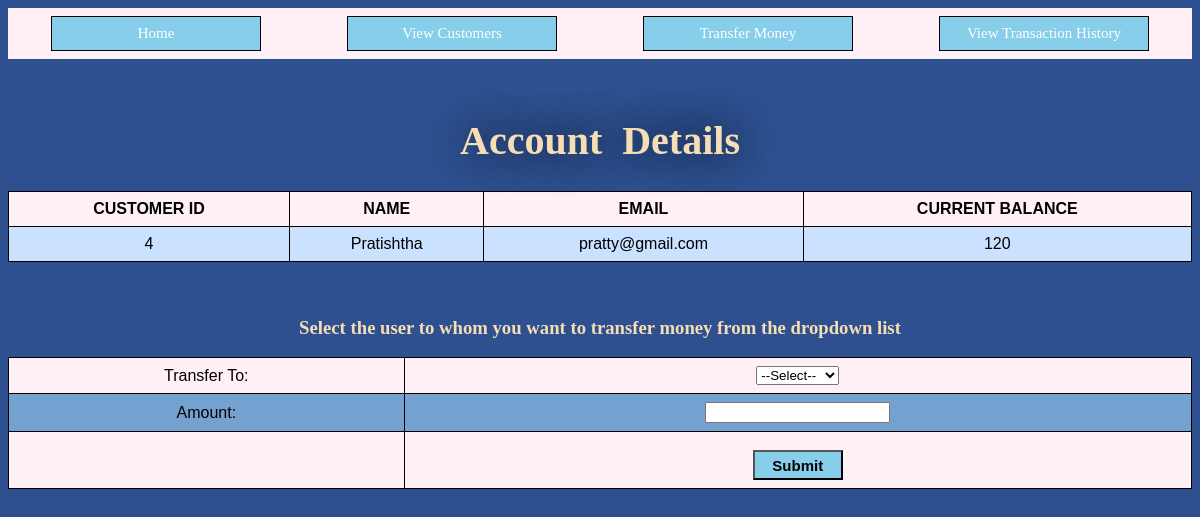
Page /transact.php?Name=Pratishtha on the committed database.
### tables this page shows
CREATE TABLE `customers` (
  `C_ID` int(11) NOT NULL,
  `Name` varchar(255) NOT NULL,
  `Email` char(255) NOT NULL,
  `Balance` int(255) NOT NULL
);

### transact.php (the view, shortened to what this page needs)
<?php
	include 'connection.php';
	if(isset($_GET['Name'])){
		$Name=$_GET['Name'];
	}
	$q="SELECT * From customers WHERE Name='$Name'";
	$result=mysqli_query($con,$q);
?>
<html>
<head>
	<link rel = "stylesheet" type = "text/css" href = "buttons.css">
</head>
<body style="background-color:#2E5090;">
	<div align="center" style="top:0px">
		<table width="1200" align="center" class = "t">
			<tr>
            <td style = "text-align:center;border:0px"><a href="index.php" target="frame"> <button class = "btn2"> Home </button></td>
			<td style = "text-align:center;border:0px"><a href="customer.php" target="frame"><button class = "btn2">View Customers</button></a></td>
			<td style = "text-align:center;border:0px"><a href="Transfermoney.php" target="frame"><button class = "btn2">Transfer Money</button></a></td>
			<td style = "text-align:center;border:0px"><a href="transactionhistory.php" target="frame"><button class = "btn2">View Transaction History</button></a></td>
			</tr>
        </table>
<br>
	<div>
		<h1 style="font-family:serif;text-align:center;color: wheat;">Account Details</h1>
		<table style="background-color:#CAE1FF;">
           <th>CUSTOMER ID</th>
           <th>NAME </th>
           <th>EMAIL</th>
		   <th>CURRENT BALANCE</th>
           <tr>
			<?php
				$row=mysqli_fetch_array($result)
			?>
			<td><?php echo  $row["C_ID"]; ?></td>
			<td><?php echo  $row["Name"]; ?></td>
			<td><?php echo  $row["Email"]; ?></td>
			<td><?php echo  $row["Balance"]; ?></td>
           </tr>
        </table>
	</div>
	<?php echo "<form method='POST' action='transaction.php?Name=$Name'>"?>
<br><br>
	<h3 style="font-family: cursive;color: wheat;">Select the user to whom you want to transfer money from the dropdown list</h3>
	<table border="0px" style="background-color:#75A1D0;">
		<tr>
		<td>Transfer To:</td>
		<td><select name="user">
			<option>--Select--</option>
            </select></td></tr>
			<tr><td>Amount:</td><td><input type="text" name="Amount"></td></tr>
			<tr><td></td><td><input type="submit" name="submit" value="Submit" align=center style="margin-top: 10px; width:6em; height:2em; font-size:15px; background-color: skyblue; font-weight: bold;"></td></tr>
	</table>
</form>
</body>
</html>

### buttons.css (style rules this page uses)
.btn2 { height:35px; width:210px; font-family: serif; background-color:skyblue; color:white; font-size:15px; border:1px solid black; }
h1 { font-family:serif; font-weight: bold; color: #67E6EC; margin-top:40px; text-align: center; font-size: 55px; text-shadow:black 0 0 40px; word-spacing: 10px; }

### transact.php (style rules this page uses)
table { font-family: sans-serif; border-collapse: collapse; width: 100%; }
h1 { font-family: sans-serif; font-size:40px; }
td, th { border: 1px solid black; text-align: center; padding: 8px; }
tr:nth-child(odd) { background-color: lavenderblush; }

### rows in the picture
customers: C_ID "4", Name "Pratishtha", Email "pratty@gmail.com", Balance "120"
